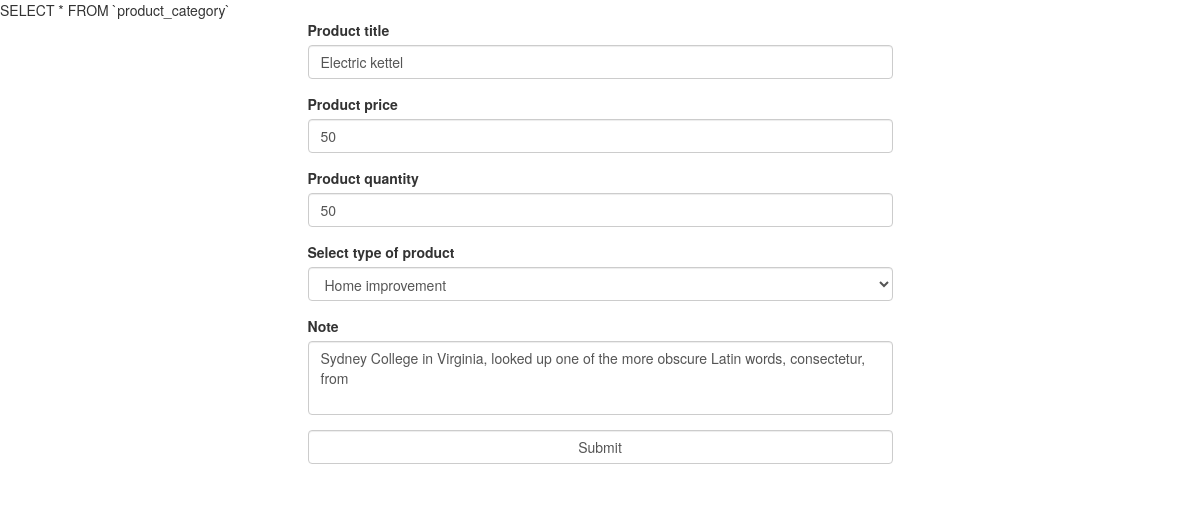
Page /product/update_view/3 on the committed database.
### tables this page shows
CREATE TABLE IF NOT EXISTS `product` (
  `id` int(11) NOT NULL,
  `title` varchar(50) NOT NULL,
  `price` decimal(10,0) NOT NULL,
  `quantity` int(11) NOT NULL,
  `note` varchar(100) NOT NULL,
  `id_category` int(11) NOT NULL
);

CREATE TABLE IF NOT EXISTS `product_category` (
  `id` int(11) NOT NULL,
  `category` varchar(100) NOT NULL
);

### src/View.php (called while the page is built)
<?php
class View
{
    private $params;
    public function __construct(array $params = array()){
        $this->params = $params;
    }
    public function render($file){
        extract($this->params);
        require('Views/'.$file.'.php');
    }
}

### src/Controllers/ProductController.php (called while the page is built, shortened)
<?php
class ProductController{
    public function update_view(){
        $product = new ProductModel;
        $details = $product->get_by_id(Route::getInstance()->get_first_param());
        $product = new ProductCategoryModel();
        $categories =  $product->get_categories();
        $view = new View(['details'=> $details, 'categories'=> $categories]);
        $view->render('Product_update_form');
    }
}

### src/App.php (called while the page is built, shortened)
<?php
class App
{
    public function __construct()
    {
        $route = Route::getInstance();
        $result = $route->get_controller_and_action();
        $controller = new $class_name();
        $controller->{$result['action']}();
    }
}

### index.php (called while the page is built, shortened)
<?php
require ('autoloader.php');
new App;

### autoloader.php (called while the page is built, shortened)
<?php
spl_autoload_register(function ($class) {
    $prefix = '';
    $base_dir = __DIR__ . '/src/';
    $len = strlen($prefix);
    $relative_class = substr($class, $len);
    $file = $base_dir . str_replace('\\', '/', $relative_class) . '.php';
});

### src/Database.php (called while the page is built, shortened)
<?php
class Database {
	private $_connection;
	private static $_instance;
	private $_host = "sunrice";
    private $_username = "root";
	private $_password = "";
	private $_database = "sunrice";
	public static function getInstance(){
		if(!self::$_instance){
			self::$_instance = new self();
		}
		return self::$_instance;
	}
	private function __construct() {
		$this->_connection = new \mysqli($this->_host, $this->_username, $this->_password, $this->_database);
	}
	public function query_one($query) {
		return  $this->_connection->query($query)->fetch_assoc();
	}
	public function query_all($query){
      	$result = $this->_connection->query($query);
        $res=[];
        foreach($result as $val){
            $res[] = $val;
        }
        return $res;
    }
}

### src/Route.php (called while the page is built, shortened)
<?php
class Route{
    private static $_instance;
    private $uri;
    public function __construct($uri){
        $this->uri = $uri;
    }
    public static function getInstance(){
        if(!self::$_instance){
            self::$_instance = new self($_SERVER['REQUEST_URI']);
        }
        return self::$_instance;
    }
    public function get_first_param(){
        $uri_parts = explode('/', $this->uri);
        return $uri_parts[3];
    }
}

### src/Models/ProductModel.php (called while the page is built, shortened)
<?php
class ProductModel{
    private $connection;
    public function __construct(){
        $this->connection = \Database::getInstance();
    }
    public function get_by_id($id){
        return $this->connection->query_one("SELECT * FROM `product` WHERE id = '".$id."'");
    }
}

### src/Models/ProductCategoryModel.php (called while the page is built, shortened)
<?php
class ProductCategoryModel{
    private $connection;
    public function __construct(){
        $this->connection = \Database::getInstance();
    }
    public function get_categories(){
       return $this->connection->query_all("SELECT * FROM `product_category`");
    }
}

### src/Views/Product_update_form.php (the view)
<?php
include('headers.php');
?>
<div class="row">
    <div class="col-xs-6 col-xs-offset-3">
        <form action ='<?php echo '/product/update/'.$details['id']?>' method ='POST'>
            <div class="form-group">
                <label for="title">Product title</label>
                <input name="updated_title" value='<?php echo $details['title']?>' name="title" type="text" class="form-control" id="title">
            </div>
            <div class="form-group">
                <label for="price">Product price</label>
                <input name="updated_price" value='<?php echo $details['price']?>' name="price" type="text" class="form-control" id="price">
            </div>
            <div class="form-group">
                <label for="quantity">Product quantity</label>
                <input name="updated_quantity" value='<?php echo $details['quantity']?>' name="quantity" type="text" class="form-control" id="quantity">
            </div>
            <div class="form-group">
                <label for="product_type">Select type of product</label>
                <select name="updated_category"  class="form-control" id="product_type">
                    <?php
                    foreach($categories as $category) {
                        echo"<option value=". $category['id']." ". ($details['id_category'] == $category['id'] ? "selected='selected'" : "" ).">". $category['category']."</option>";
                    }
                    ?>
                </select>
            </div>
            <div class="form-group">
                <label for="note">Note</label>
                <textarea value='' name="updated_note" class="form-control" id="note" rows="3"><?php echo $details['note'] ?></textarea>
            </div>
            <div class="form-group">
                <input name ='submit' class="form-control" type="submit">
            </div>
        </form>
    </div>
</div>
<?php
include('footer.php');
?>

### css/style.css (style rules this page uses)
textarea { resize: none; }

### rows in the picture
product: updated_title "Electric kettel", updated_price "50", updated_quantity "50", updated_category "Home improvement", updated_note "Sydney College in Virginia, looked up one of the more obscure Latin words, consectetur, from"
